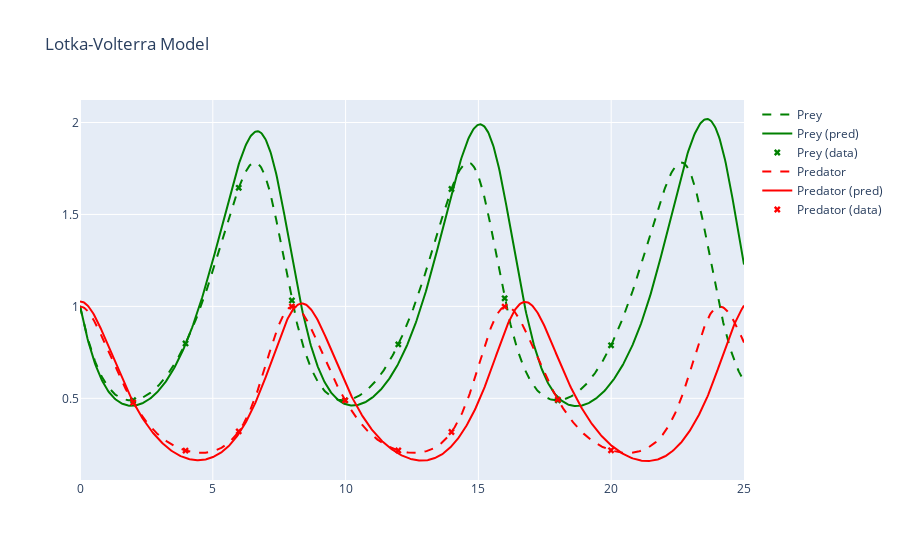
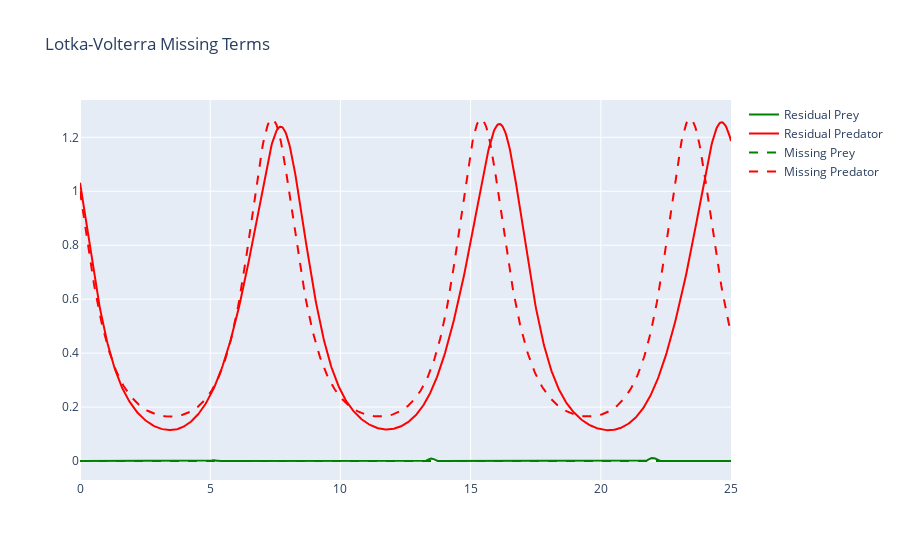

The cell these charts' notebook holds for them, in order:
### Code cell
plots = plotter(upinn.u, upinn.G)
plots["Solution"].show()
plots["Missing Terms"].show()

### Figure 1 — Plotly figure (JSON) as saved in the notebook; plotly's stock layout.template omitted (floating-point values rounded to 4 significant figures; data arrays with more than 128 entries replaced by an {"elided": "..."} marker saying what was removed)
{"data": [{"line": {"color": "green", "dash": "dash"}, "mode": "lines", "name": "Prey", "type": "scatter", "x": {"elided": "800 float values"}, "y": {"elided": "800 float values"}}, {"line": {"color": "green"}, "mode": "lines", "name": "Prey (pred)", "type": "scatter", "x": {"elided": "800 float values"}, "y": {"elided": "800 float values"}}, {"marker": {"color": "green", "symbol": "x"}, "mode": "markers", "name": "Prey (data)", "type": "scatter", "x": [2.003, 3.974, 5.976, 7.979, 9.981, 11.98, 13.99, 15.99, 17.99, 19.99], "y": [0.4895, 0.7984, 1.645, 1.032, 0.489, 0.7934, 1.638, 1.044, 0.4889, 0.7885]}, {"line": {"color": "red", "dash": "dash"}, "mode": "lines", "name": "Predator", "type": "scatter", "x": {"elided": "800 float values"}, "y": {"elided": "800 float values"}}, {"line": {"color": "red"}, "mode": "lines", "name": "Predator (pred)", "type": "scatter", "x": {"elided": "800 float values"}, "y": {"elided": "800 float values"}}, {"marker": {"color": "red", "symbol": "x"}, "mode": "markers", "name": "Predator (data)", "type": "scatter", "x": [2.003, 3.974, 5.976, 7.979, 9.981, 11.98, 13.99, 15.99, 17.99, 19.99], "y": [0.4772, 0.2159, 0.3203, 0.9992, 0.4891, 0.2167, 0.3169, 0.9986, 0.4932, 0.2174]}], "layout": {"title": {"text": "Lotka-Volterra Model"}}}

### Figure 2 — Plotly figure (JSON) as saved in the notebook; plotly's stock layout.template omitted (floating-point values rounded to 4 significant figures; data arrays with more than 128 entries replaced by an {"elided": "..."} marker saying what was removed)
{"data": [{"line": {"color": "green"}, "mode": "lines", "name": "Residual Prey", "type": "scatter", "x": {"elided": "800 float values"}, "y": {"elided": "800 float values"}}, {"line": {"color": "red"}, "mode": "lines", "name": "Residual Predator", "type": "scatter", "x": {"elided": "800 float values"}, "y": {"elided": "800 float values"}}, {"line": {"color": "green", "dash": "dash"}, "mode": "lines", "name": "Missing Prey", "type": "scatter", "x": {"elided": "800 float values"}, "y": {"elided": "800 int values"}}, {"line": {"color": "red", "dash": "dash"}, "mode": "lines", "name": "Missing Predator", "type": "scatter", "x": {"elided": "800 float values"}, "y": {"elided": "800 float values"}}], "layout": {"title": {"text": "Lotka-Volterra Missing Terms"}}}
